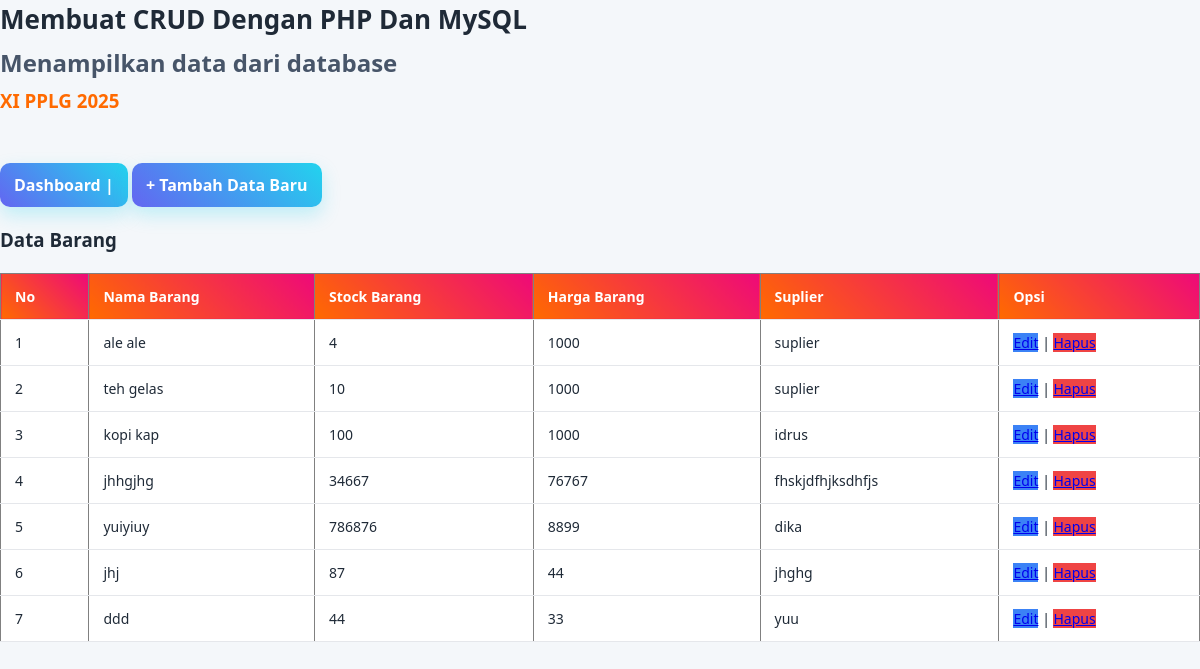
Screenshot of /barang.php with the database file from the repository.
### tables this page shows
CREATE TABLE `barang` (
  `idbarang` int(11) NOT NULL,
  `namabarang` varchar(255) NOT NULL,
  `stockbarang` int(11) NOT NULL,
  `hargabarang` int(50) NOT NULL,
  `suplier` varchar(255) NOT NULL
);

### barang.php (the view, shortened to what this page needs)
<!DOCTYPE html>
<html>
<head>
	<link rel="stylesheet" type="text/css" href="style.css">
</head>
<body>
	<div class="judul">
		<h1>Membuat CRUD Dengan PHP Dan MySQL</h1>
		<h2>Menampilkan data dari database</h2>
		<h3>XI PPLG 2025</h3>
	</div>
	<br/>
	<br/>
	<a class="tombol" href="index.php">Dashboard | </a>
	<a class="tombol" href="inputbarang.php">+ Tambah Data Baru</a>
	<h3>Data Barang</h3>
	<table border="1" class="table">
		<tr>
			<th>No</th>
			<th>Nama Barang</th>
			<th>Stock Barang</th>
			<th>Harga Barang</th>
			<th>Suplier</th>
			<th>Opsi</th>
		</tr>
		<?php
		$query_mysql = mysql_query("SELECT * FROM barang")or die(mysql_error());
		$nomor = 1;
		while($data = mysql_fetch_array($query_mysql)){
		?>
		<tr>
			<td><?php echo $nomor++; ?></td>
			<td><?php echo $data['namabarang']; ?></td>
			<td><?php echo $data['stockbarang']; ?></td>
			<td><?php echo $data['hargabarang']; ?></td>
			<td><?php echo $data['suplier']; ?></td>
			<td>
				<a class="edit" href="edit.php?id=<?php echo $data['idbarang']; ?>">Edit</a> |
				<a class="hapus" href="hapus.php?id=<?php echo $data['idbarang']; ?>">Hapus</a>
			</td>
		</tr>
		<?php } ?>
	</table>
</body>
</html>

### style.css (style rules this page uses)
* { box-sizing: border-box; }
html, body { margin: 0; padding: 0; }
body { font-family: "Segoe UI", system-ui, -apple-system, Arial, sans-serif; background: #f4f7fa; color: #1f2a37; line-height: 1.5; }
.judul h1 { margin: 0 0 6px 0; font-size: 26px; }
.judul h2 { margin: 0 0 6px 0; font-weight: 600; color: #475569; }
.judul h3 { margin: 0; font-weight: 700; color: #ff6a00; }
.tombol { display: inline-block; padding: 10px 14px; border-radius: 10px; text-decoration: none; font-weight: 700; color: #fff; background: linear-gradient(45deg, #6366f1, #22d3ee); box-shadow: 0 8px 18px rgba(34,211,238,.25); transition: transform .2s ease, box-shadow .2s ease, opacity .2s ease; }
.table { width: 100%; border-collapse: collapse; min-width: 720px; background: linear-gradient(0deg, #ffffff 0%, #ffffff 100%); }
.table th, .table td { padding: 12px 14px; border-bottom: 1px solid #e5e7eb; text-align: left; font-size: 14px; }
.table th { position: sticky; top: 0; background: linear-gradient(45deg, #ff6a00, #ee0979); color: #fff; z-index: 1; }
.edit { background: #3b82f6; }
.hapus { background: #ef4444; }

### rows the page displays
barang: namabarang "ale ale", stockbarang "4", hargabarang "1000", suplier "suplier"
barang: namabarang "teh gelas", stockbarang "10", hargabarang "1000", suplier "suplier"
barang: namabarang "kopi kap", stockbarang "100", hargabarang "1000", suplier "idrus"
barang: namabarang "jhhgjhg", stockbarang "34667", hargabarang "76767", suplier "fhskjdfhjksdhfjs"
barang: namabarang "yuiyiuy", stockbarang "786876", hargabarang "8899", suplier "dika"
barang: namabarang "jhj", stockbarang "87", hargabarang "44", suplier "jhghg"
barang: namabarang "ddd", stockbarang "44", hargabarang "33", suplier "yuu"
